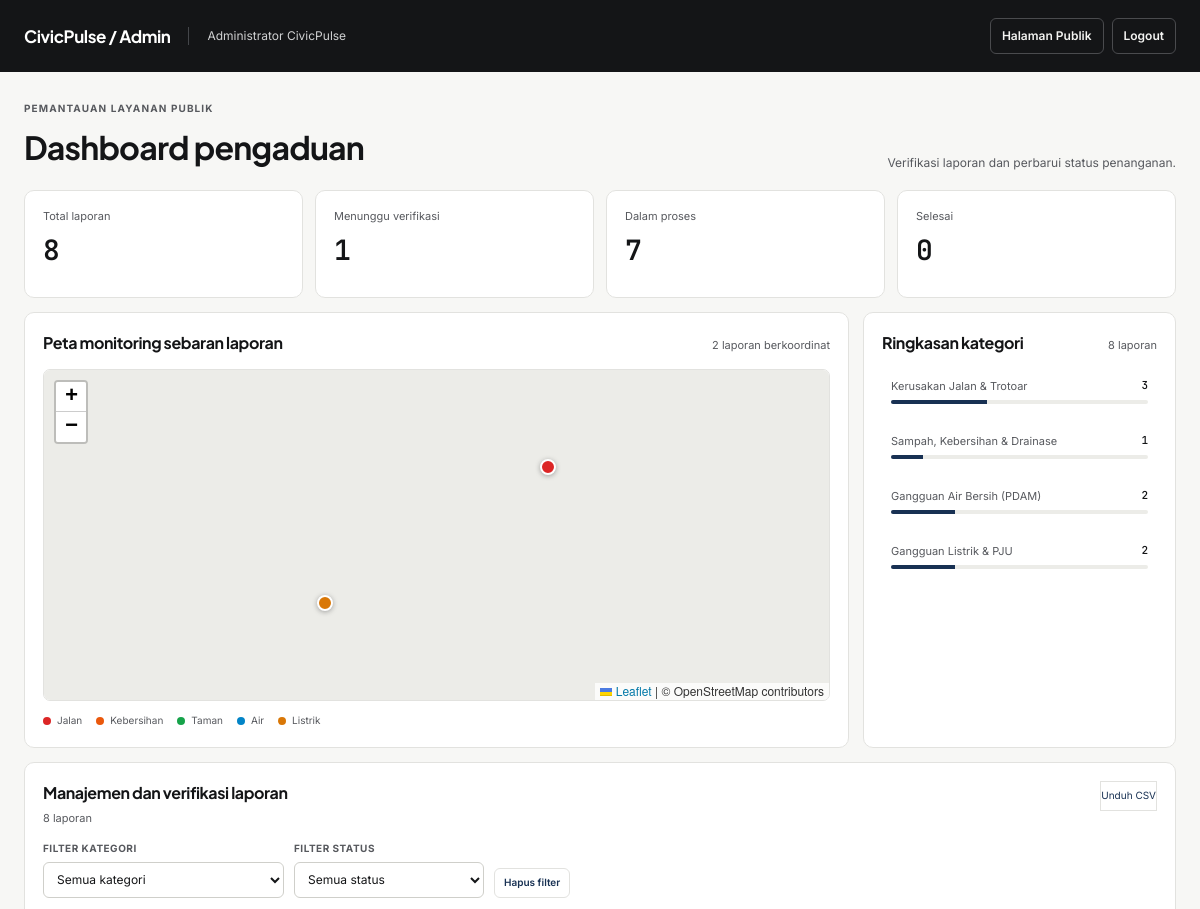
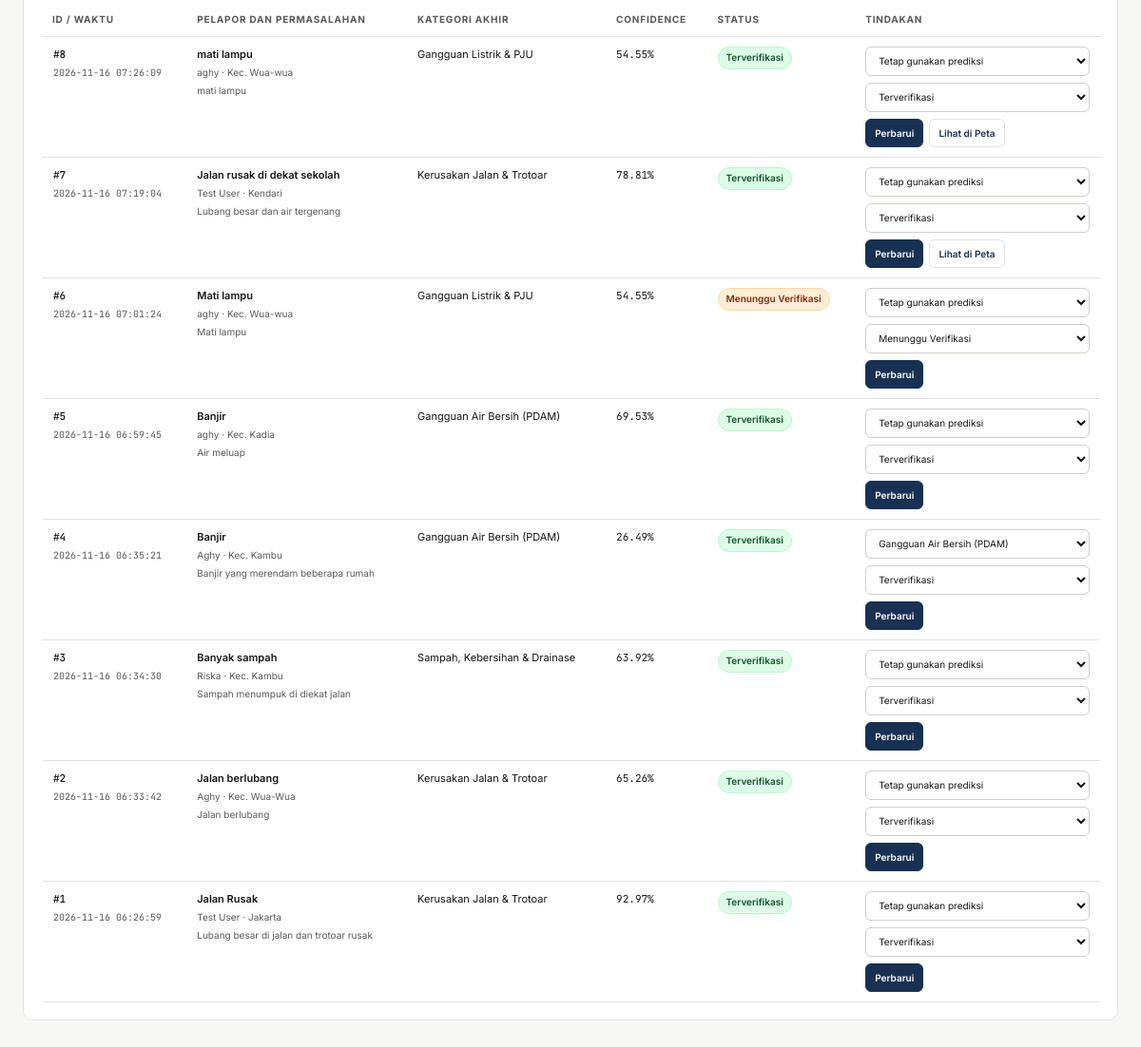
The page /admin (signed in) on the database its author committed (2 pictures, top to bottom).
### tables this page shows
CREATE TABLE complaints (
                    id INTEGER PRIMARY KEY AUTOINCREMENT,
                    reporter_name TEXT NOT NULL,
                    title TEXT NOT NULL,
                    description TEXT NOT NULL,
                    area TEXT,
                    predicted_category TEXT NOT NULL,
                    confidence_score REAL NOT NULL,
                    verified_category TEXT,
                    status TEXT DEFAULT 'Menunggu Verifikasi',
                    created_at TIMESTAMP DEFAULT CURRENT_TIMESTAMP
                , latitude REAL, longitude REAL, updated_at TIMESTAMP);

### app.py (the view, shortened to what this page needs)
@app.route("/admin")
@admin_required
def admin_dashboard():
    conn = get_db_connection()
    try:
        if isinstance(conn, sqlite3.Connection):
            cursor = conn.cursor()
            cursor.execute("SELECT * FROM complaints ORDER BY created_at DESC")
            semua_laporan = [dict(row) for row in cursor.fetchall()]
            cursor.execute(
                """
                SELECT COALESCE(verified_category, predicted_category) AS kategori, COUNT(*) AS total
                FROM complaints
                GROUP BY kategori
                """
            )
            statistik = [dict(row) for row in cursor.fetchall()]
            cursor.close()
    finally:
        conn.close()
    ringkasan_status = {
        "total": len(semua_laporan),
        "menunggu": sum(1 for r in semua_laporan if r["status"] == "Menunggu Verifikasi"),
        "proses": sum(1 for r in semua_laporan if r["status"] in ["Terverifikasi", "Dalam Tindak Lanjut"]),
        "selesai": sum(1 for r in semua_laporan if r["status"] == "Selesai"),
    }
    return render_template(
        "admin.html",
        laporan=semua_laporan,
        statistik=statistik,
        ringkasan=ringkasan_status,
        laporan_geo=normalize_geo_rows(semua_laporan, include_reporter=True),
        label_map=LABEL_TAMPILAN,
    )

### app.py (called while the page is built, shortened)
def create_csrf_token():
    token = session.get("_csrf_token")
    if token is None:
        token = secrets.token_urlsafe(32)
        session["_csrf_token"] = token
    return token

@app.context_processor
def inject_csrf_token():
    return {"csrf_token": create_csrf_token}

@app.before_request
def protect_post_requests():
    if request.method == "POST":
        submitted_token = request.form.get("csrf_token", "")
        session_token = session.get("_csrf_token", "")
        if not submitted_token or not session_token or not hmac.compare_digest(submitted_token, session_token):
            abort(400)

def get_db_connection():
    mysql_host = os.getenv("MYSQL_HOST")
    mysql_user = os.getenv("MYSQL_USER", "root")
    mysql_password = os.getenv("MYSQL_PASSWORD", "")
    mysql_database = os.getenv("MYSQL_DATABASE", "civicpulse_db")
    conn = sqlite3.connect(DB_PATH)
    conn.row_factory = sqlite3.Row
    return conn

def admin_required(f):
    @wraps(f)
    def decorated_function(*args, **kwargs):
        if "user_id" not in session or session.get("role") != "admin":
            flash("Silakan login sebagai administrator untuk mengakses dashboard.", "warning")
            return redirect(url_for("login"))
        return f(*args, **kwargs)
    return decorated_function

### Templates/admin.html (shortened to what this page needs)
<!DOCTYPE html>
<html lang="id">
<head>
    <link rel="stylesheet" href="https://unpkg.com/leaflet@1.9.4/dist/leaflet.css">
</head>
<body>
    <header class="topbar">
        <div class="brand">
            <a class="brand-name" href="{{ url_for('admin_dashboard') }}">CivicPulse / Admin</a>
            <span class="admin-name">{{ session.get('user_name', 'Administrator') }}</span>
        </div>
        <nav class="nav" aria-label="Navigasi administrator">
            <a class="nav-link" href="{{ url_for('index') }}">Halaman Publik</a>
            <form method="POST" action="{{ url_for('logout') }}">
                <button class="nav-link" type="submit">Logout</button>
            </form>
        </nav>
    </header>
    <main class="page">
        <section class="page-heading">
            <div>
                <span class="eyebrow">Pemantauan layanan publik</span>
                <h1>Dashboard pengaduan</h1>
            </div>
            <p>Verifikasi laporan dan perbarui status penanganan.</p>
        </section>
        <section class="kpis" aria-label="Ringkasan laporan">
            <article class="kpi"><span class="kpi-label">Total laporan</span><strong class="kpi-value">{{ ringkasan.total }}</strong></article>
            <article class="kpi"><span class="kpi-label">Menunggu verifikasi</span><strong class="kpi-value">{{ ringkasan.menunggu }}</strong></article>
            <article class="kpi"><span class="kpi-label">Dalam proses</span><strong class="kpi-value">{{ ringkasan.proses }}</strong></article>
            <article class="kpi"><span class="kpi-label">Selesai</span><strong class="kpi-value">{{ ringkasan.selesai }}</strong></article>
        </section>
        {% set totals = namespace(count=0) %}
        {% for item in statistik %}{% set totals.count = totals.count + item.total %}{% endfor %}
        <section class="overview-grid">
            <article class="panel">
                <div class="panel-heading">
                    <h2>Peta monitoring sebaran laporan</h2>
                    <span class="panel-note">{{ laporan_geo|length }} laporan berkoordinat</span>
                </div>
                <div class="map-frame">
                    <div id="admin-map" aria-label="Peta monitoring laporan CivicPulse"></div>
                </div>
                <div class="legend" aria-label="Legenda kategori peta">
                    <span class="legend-item"><i class="legend-dot" style="background:#dc2626"></i>Jalan</span>
                    <span class="legend-item"><i class="legend-dot" style="background:#ea580c"></i>Kebersihan</span>
                    <span class="legend-item"><i class="legend-dot" style="background:#16a34a"></i>Taman</span>
                    <span class="legend-item"><i class="legend-dot" style="background:#0284c7"></i>Air</span>
                    <span class="legend-item"><i class="legend-dot" style="background:#d97706"></i>Listrik</span>
                </div>
            </article>
            <article class="panel">
                <div class="panel-heading">
                    <h2>Ringkasan kategori</h2>
                    <span class="panel-note">{{ totals.count }} laporan</span>
                </div>
                <div class="distribution">
                    {% if statistik %}
                        {% for item in statistik %}
                            {% set share = ((item.total / totals.count) * 100) if totals.count else 0 %}
                            <div class="distribution-row">
                                <div class="distribution-meta"><span>{{ label_map.get(item.kategori, item.kategori) }}</span><strong>{{ item.total }}</strong></div>
                                <div class="track"><div class="fill" style="width: {{ share }}%"></div></div>
                            </div>
                        {% endfor %}
                    {% else %}
                        <p class="panel-note">Belum ada data kategori.</p>
                    {% endif %}
                </div>
            </article>
        </section>
        <section class="panel table-panel">
            <div class="panel-heading">
                <div>
                    <h2>Manajemen dan verifikasi laporan</h2>
                    <span class="panel-note">{{ laporan|length }} laporan</span>
                </div>
                <a href="{{ url_for('export_csv') }}" class="button secondary" style="background:#fff; color:var(--navy); border:1px solid var(--border); font-size:10px; display:inline-flex; align-items:center; min-height:30px;">Unduh CSV</a>
            </div>
            <div class="filters" aria-label="Filter laporan">
                <div class="filter-field">
                    <label for="filter-category">Filter kategori</label>
                    <select id="filter-category">
                        <option value="">Semua kategori</option>
                    </select>
                </div>
                <div class="filter-field">
                    <label for="filter-status">Filter status</label>
                    <select id="filter-status">
                        <option value="">Semua status</option>
                    </select>
                </div>
                <button class="map-button" type="button" id="clear-filters">Hapus filter</button>
            </div>
            <div class="table-wrap" id="table-wrap">
                <div class="table-scroll">
                    <table>
                        <thead>
                            <tr><th>ID / Waktu</th><th>Pelapor dan permasalahan</th><th>Kategori akhir</th><th>Confidence</th><th>Status</th><th>Tindakan</th></tr>
                        </thead>
                        <tbody id="report-table-body">
                            {% for item in laporan %}
                                {% set final_category = item.verified_category or item.predicted_category %}
                                <tr data-category="{{ final_category }}" data-status="{{ item.status }}" data-latitude="{{ item.latitude if item.latitude is not none else '' }}" data-longitude="{{ item.longitude if item.longitude is not none else '' }}">
                                    <td><span class="report-id">#{{ item.id }}</span><span class="secondary-text technical">{{ item.created_at }}</span></td>
                                    <td>
                                        <span class="report-name">{{ item.title }}</span>
                                        <span class="secondary-text">{{ item.reporter_name }} · {{ item.area or 'Wilayah umum' }}</span>
                                        <span class="secondary-text">{{ item.description }}</span>
                                    </td>
                                    <td>{{ label_map.get(final_category, final_category) }}</td>
                                    <td class="technical">{{ item.confidence_score }}%</td>
                                    <td><span class="status-pill {% if item.status == 'Terverifikasi' %}verified{% elif item.status == 'Selesai' %}complete{% elif item.status == 'Menunggu Verifikasi' %}pending{% elif item.status == 'Dalam Tindak Lanjut' %}progress{% endif %}">{{ item.status }}</span></td>
                                    <td class="action-cell">
                                        <form class="verify-form" method="POST" action="{{ url_for('verifikasi_laporan', complaint_id=item.id) }}">
                                            <select name="verified_category" aria-label="Kategori terverifikasi untuk laporan {{ item.id }}">
                                                <option value="">Tetap gunakan prediksi</option>
                                                {% for key, value in label_map.items() %}
                                                    <option value="{{ key }}" {% if item.verified_category == key %}selected{% endif %}>{{ value }}</option>
                                                {% endfor %}
                                            </select>
                                            <select name="status" aria-label="Status laporan {{ item.id }}">
                                                <option value="Menunggu Verifikasi" {% if item.status == 'Menunggu Verifikasi' %}selected{% endif %}>Menunggu Verifikasi</option>
                                                <option value="Terverifikasi" {% if item.status == 'Terverifikasi' %}selected{% endif %}>Terverifikasi</option>
                                            </select>
                                            <div class="form-actions">
                                                <button class="action-button" type="submit">Perbarui</button>
                                                {% if item.latitude is not none and item.longitude is not none %}
                                                    <button class="map-button view-on-map" type="button" data-latitude="{{ item.latitude }}" data-longitude="{{ item.longitude }}">Lihat di Peta</button>
                                                {% endif %}
                                            </div>
                                        </form>
                                    </td>
                                </tr>
                            {% else %}
                                <tr class="empty-row"><td class="empty-cell" colspan="6">Belum ada laporan yang masuk.</td></tr>
                            {% endfor %}
                        </tbody>
                    </table>
                </div>
            </div>
        </section>
    </main>
</body>
</html>

### rows shown on the page
complaints: id "8", created_at "2026-11-16 07:26:09", title "mati lampu", reporter_name "aghy", area "Kec. Wua-wua", description "mati lampu", get "Gangguan Listrik & PJU", confidence_score "54.55", status "Terverifikasi"
complaints: id "7", created_at "2026-11-16 07:19:04", title "Jalan rusak di dekat sekolah", reporter_name "Test User", area "Kendari", description "Lubang besar dan air tergenang", get "Kerusakan Jalan & Trotoar", confidence_score "78.81", status "Terverifikasi"
complaints: id "6", created_at "2026-11-16 07:01:24", title "Mati lampu", reporter_name "aghy", area "Kec. Wua-wua", description "Mati lampu", get "Gangguan Listrik & PJU", confidence_score "54.55", status "Menunggu Verifikasi"
complaints: id "5", created_at "2026-11-16 06:59:45", title "Banjir", reporter_name "aghy", area "Kec. Kadia", description "Air meluap", get "Gangguan Air Bersih (PDAM)", confidence_score "69.53", status "Terverifikasi"
complaints: id "4", created_at "2026-11-16 06:35:21", title "Banjir", reporter_name "Aghy", area "Kec. Kambu", description "Banjir yang merendam beberapa rumah", get "Gangguan Air Bersih (PDAM)", confidence_score "26.49", status "Terverifikasi", verified_category "Gangguan Air Bersih (PDAM)"
complaints: id "3", created_at "2026-11-16 06:34:30", title "Banyak sampah", reporter_name "Riska", area "Kec. Kambu", description "Sampah menumpuk di diekat jalan", get "Sampah, Kebersihan & Drainase", confidence_score "63.92", status "Terverifikasi"
complaints: id "2", created_at "2026-11-16 06:33:42", title "Jalan berlubang", reporter_name "Aghy", area "Kec. Wua-Wua", description "Jalan berlubang", get "Kerusakan Jalan & Trotoar", confidence_score "65.26", status "Terverifikasi"
complaints: id "1", created_at "2026-11-16 06:26:59", title "Jalan Rusak", reporter_name "Test User", area "Jakarta", description "Lubang besar di jalan dan trotoar rusak", get "Kerusakan Jalan & Trotoar", confidence_score "92.97", status "Terverifikasi"

### other values the page prints
{{ session.get('user_name', 'Administrator') }} "Administrator CivicPulse"
{{ ringkasan.total }} "8"
{{ ringkasan.menunggu }} "1"
{{ ringkasan.proses }} "7"
{{ ringkasan.selesai }} "0"
{{ laporan_geo|length }} "2"
{{ totals.count }} "8"
{{ label_map.get(item.kategori, item.kategori) }} "Kerusakan Jalan & Trotoar" "Sampah, Kebersihan & Drainase" "Gangguan Air Bersih (PDAM)" "Gangguan Listrik & PJU"
{{ item.total }} "3" "1" "2" "2"
{{ laporan|length }} "8"
